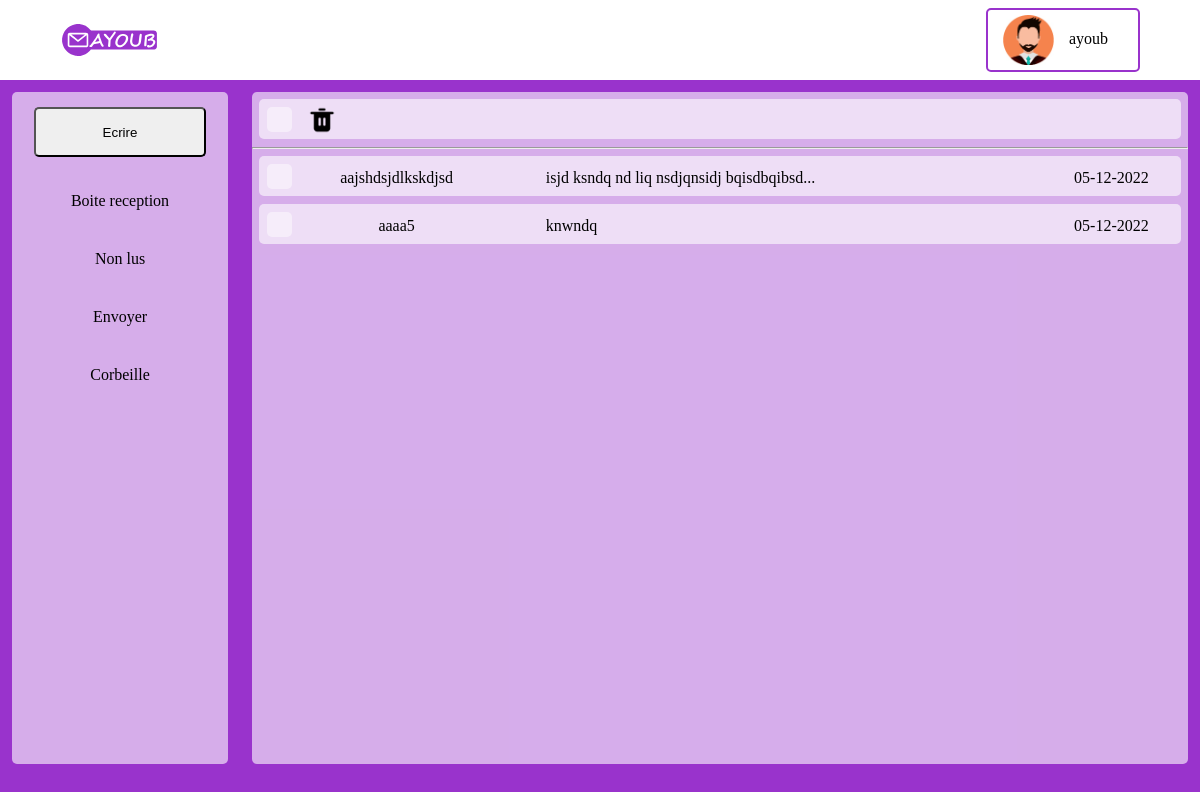
The app's page /reception/ (signed in) with its own data.
### tables this page shows
CREATE TABLE `mails` (
  `emailid` int(5) NOT NULL,
  `sender` varchar(50) NOT NULL,
  `object` varchar(100) NOT NULL,
  `message` varchar(1000) NOT NULL,
  `timedate` datetime NOT NULL,
  `status` varchar(10) DEFAULT 'unseen',
  `deleted` tinyint(1) NOT NULL DEFAULT 0
);

### Objects/mail.php (the view, shortened to what this page needs)
<?php
class mail{
    private $emailid;
    private $obj;
    private $msg;
    private $timedate;
    private $status;
    function __construct($emailid,$sen,$obj,$msg,$timedate,$status){
        $this->emailid = $emailid;
        $this->obj = $obj;
        $this->msg = $msg;
        $this->timedate=$timedate;
        $this->status = $status;
    }
    function __toString(){
        $timestamp = $this->timedate;
        $date = date("d.m.Y");
        $match_date = date('d.m.Y', strtotime($timestamp));
        $dtime = new DateTime($timestamp);
        if($date == $match_date){
            $dt = $dtime->format("h:i");
        }else{
            $dt = $dtime->format("d-m-Y");
        }
        if(strlen($this->msg)>40){
            $msg = substr($this->msg, 0, 40) . '...';
        } else {
            $msg = $this->msg;
        }
        $unseen = '<b>
            <div class="nameMail">
                '.$this->obj.'
            </div>
            <div class="objectMail">
                '.$msg.'
            </div>
            <div class="timeMail">
                '.$dt.'
            </div>
        </b>';
        $seen = '<div>
            <div class="nameMail">
                '.$this->obj.'
            </div>
            <div class="objectMail">
                '.$msg.'
            </div>
            <div class="timeMail">
                '.$dt.'
            </div>
        </div>';
        if($this->status=='unseen'){
            $msg = $unseen;
        }else if($this->status=='seen'){
            $msg = $seen;
        }
        return '<a href="../reception/index.php?page=mail&mail='.$this->emailid.'">
        <div class="mail">
            <label class="main">
                <input type="checkbox">
                <span class="radiobtn"></span>
            </label>
            '.$msg.'
        </div></a>
        ';
    }
}
?>

### reception/index.php (shortened to what this page needs)
<?php
    include '../Objects/mail.php';
    $conn = OpenCon();
?>
<!DOCTYPE html>
<html lang="en">
<head>
    <link rel="stylesheet" href="../style/reception.css">
</head>
<body>
    <header>
        <img src="../images/logo.svg" height="70" class="logo" alt="logo">
        <div class="profilenav">
            <img src="../images/avatar-01.jpg" height="50" class="avatar" alt="profile picture">
            <p class="Pseudo"><?php echo $_SESSION['name']; ?></p>
        </div>
    </header>
    <div class="side-bar">
        <nav>
            <a href="../mail/"><button>Ecrire</button></a>
            <ul>
                <li><a href="index.php">Boite reception</a></li>
                <li><a href="index.php?page=unseen">Non lus</a></li>
                <li><a href="index.php?page=envoyer">Envoyer</a></li>
                <li><a href="index.php?page=corbeille">Corbeille</a></li>
            </ul>
        </nav>
    </div>
    <div class="disp">
        <div class="topbar">
            <label class="main">
                <span class="radiobtn"></span>
            </label>
            <a class="delbtn" href="#"><img src="../images/trash-bin.png" alt="bin" id="delbtn" title="click to delete selected items"></a>
        </div>
        <hr>
        <?php
        if (empty($_GET)) {
            $Pseudo = $_SESSION['Pseudo'];
            $result = $conn->query("SELECT * FROM mails WHERE emailid in (select emailid FROM receiver  Where email='$Pseudo' UNION select emailid FROM cc Where email='$Pseudo' UNION select emailid FROM cci Where email='$Pseudo') AND deleted='0' ORDER BY timedate DESC");
            if($result->num_rows == 0) {
                echo "<span style='margin: 10px;'>no E-mail resived</span>";
            } else {
                $emails = $result->fetch_all(MYSQLI_ASSOC);
                foreach ($emails as $key => $value) {
                    $mail = new mail($value['emailid'], $value['sender'], $value['object'], $value['message'], $value['timedate'],$value['status']);
                    echo $mail;
                }
            }
        }else if($_GET['page'] == 'unseen'){
            $Pseudo = $_SESSION['Pseudo'];
            $result = $conn->query("SELECT * FROM mails WHERE emailid in (select emailid FROM receiver Where email='$Pseudo' UNION select emailid FROM cc Where email='$Pseudo' UNION select emailid FROM cci Where email='$Pseudo') AND status='unseen' AND deleted='0' ORDER BY timedate DESC");
            if($result->num_rows == 0) {
                echo "<span style='margin: 10px;'>no E-mail unseened</span>";
            } else {
                $emails = $result->fetch_all(MYSQLI_ASSOC);
                foreach ($emails as $key => $value) {
                    $mail = new mail($value['emailid'], $value['sender'], $value['object'], $value['message'], $value['timedate'],$value['status']);
                    echo $mail;
                }
            }
        }else if($_GET['page'] == 'envoyer'){
            $Pseudo = $_SESSION['Pseudo'];
            $result = $conn->query("SELECT * FROM mails WHERE sender = '$Pseudo' AND deleted='0' ORDER BY timedate DESC");
            if($result->num_rows == 0) {
                echo "<span style='margin: 10px;'>no E-mail sended</span>";
            } else {
                $emails = $result->fetch_all(MYSQLI_ASSOC);
                foreach ($emails as $key => $value) {
                    $mail = new mail($value['emailid'], $value['sender'], $value['object'], $value['message'], $value['timedate'],$value['status']);
                    echo $mail;
                }
            }
        }else if($_GET['page'] == 'corbeille'){
            $Pseudo = $_SESSION['Pseudo'];
            $result = $conn->query("SELECT * FROM mails WHERE emailid in (select emailid FROM receiver Where email='$Pseudo' UNION select emailid FROM cc Where email='$Pseudo' UNION select emailid FROM cci Where email='$Pseudo') AND deleted='1' ORDER BY timedate DESC");
            if($result->num_rows == 0) {
                echo "<span style='margin: 10px;'>no E-mail deleted</span>";
            } else {
                $emails = $result->fetch_all(MYSQLI_ASSOC);
                foreach ($emails as $key => $value) {
                    $mail = new mail($value['emailid'], $value['sender'], $value['object'], $value['message'], $value['timedate'],$value['status']);
                    echo $mail;
                }
            }
        } else if ($_GET['page'] == 'mail') {
            $res = $conn->query("UPDATE `mails` SET `status` = 'seen' WHERE `mails`.`emailid` = ".$_GET['mail'].";");
            $mail = $conn->query("SELECT * FROM `mails` WHERE `mails`.`emailid` = ".$_GET['mail'].";")->fetch_all(MYSQLI_ASSOC)[0];
            $temparr = array();
            $receiver = $conn->query("SELECT email FROM `receiver` WHERE `receiver`.`emailid` = " . $_GET['mail'] . ";")->fetch_all(MYSQLI_ASSOC);
            foreach($receiver as $key => $value){
                array_push($temparr, $value['email']);
            }$receiver = implode(", ", $temparr);
            $temparr = array();
            $cc = $conn->query("SELECT email FROM `cc` WHERE `cc`.`emailid` = " . $_GET['mail'] . ";")->fetch_all(MYSQLI_ASSOC);
            foreach($cc as $key => $value){
                array_push($temparr, $value['email']);
            }$cc = implode(", ", $temparr);
            echo '<div class="mailCard">'.
            'from:      '.$mail['sender'].'<br>'.
            'to:        '.$receiver.'<br>'.
            'cc:        '.$cc.'<br>'.
            'date:      '.$mail['timedate'].'<br>'.
            'subject:   '.$mail['object'].'<br>'
            .'</div>';
            echo '<div class="mailContent">message:<br><br>'.$mail['message'].'</div>';
        }
        ?>
    </div>
</body>
</html>

### style/reception.css (style rules this page uses)
* { box-sizing: border-box; margin: 0; padding: 0; }
body { background-color: #9933cc; }
header { display: flex; justify-content: space-between; align-items: center; padding: 5px 5%; background-color: #fff; height: 80px; }
.profilenav { border: 2px solid #9933cc; border-radius: 5px; cursor: pointer; padding: 5px 15px; display:inline-block; position: relative; }
.logo { cursor: pointer; }
.Pseudo { float: right; margin: 15px; }
.avatar { float: left; }
.side-bar { float: left; width: 18%; background-color: #ffffff99; margin: 1%; height: 84vh; border-radius: 5px; }
.disp { float: right; width: 78%; margin: 1%; height: 84vh; background-color: #ffffff99; border-radius: 5px; }
nav button { height: 50px; width: 80%; border-radius: 5px; margin: 15px 10%; }
nav ul { list-style: none; text-align: center; }
nav ul li { display: block; padding: 20px 0; }
nav ul li a { transition: all 0.3s ease 0s; }
a { text-decoration: none; color: #000; }
.topbar { background-color: #ffffff99; height: 40px; border-radius: 5px; width: 98.4%; margin: 0.8%; display: inline-grid; }
.main { display: block; position: relative; padding-left: 45px; margin-bottom: 15px; cursor: pointer; font-size: 20px; }
.radiobtn { position: absolute; top: 0; left: 0; height: 25px; width: 25px; background-color: #ffffff77; border-radius: 5px; margin: 8px; border: 1px black; }
.radiobtn:after { content: ""; position: absolute; display: none; }
.main .radiobtn:after { left: 8px; bottom: 5px; width: 6px; height: 12px; border: solid white; border-width: 0 4px 4px 0; -webkit-transform: rotate(45deg); -ms-transform: rotate(45deg); transform: rotate(45deg); }
#delbtn { height: 80%; margin: 4px; }
.delbtn { position: relative; top: -35px; left: 45px; height: 35px; width: 35px; }
.mail { background-color: #ffffff99; height: 40px; border-radius: 5px; width: 98.4%; margin: 0.8%; }
.nameMail { position: relative; top: -35px; left: 45px; height: 35px; width: 20%; text-align: center; padding: 10px; }
.objectMail { position: relative; top: -70px; left: 30%; height: 35px; padding: 10px; width: max-content; }
.timeMail { position: relative; top: -105px; height: 35px; width: 15%; text-align: center; padding: 10px; float: right; }

### records on screen
mails: object "aajshdsjdlkskdjsd", message "isjd ksndq nd liq nsdjqnsidj bqisdbqibsd...", timedate "05-12-2022"
mails: object "aaaa5", message "knwndq", timedate "05-12-2022"

### other values on screen
$_SESSION['name'] "ayoub"
